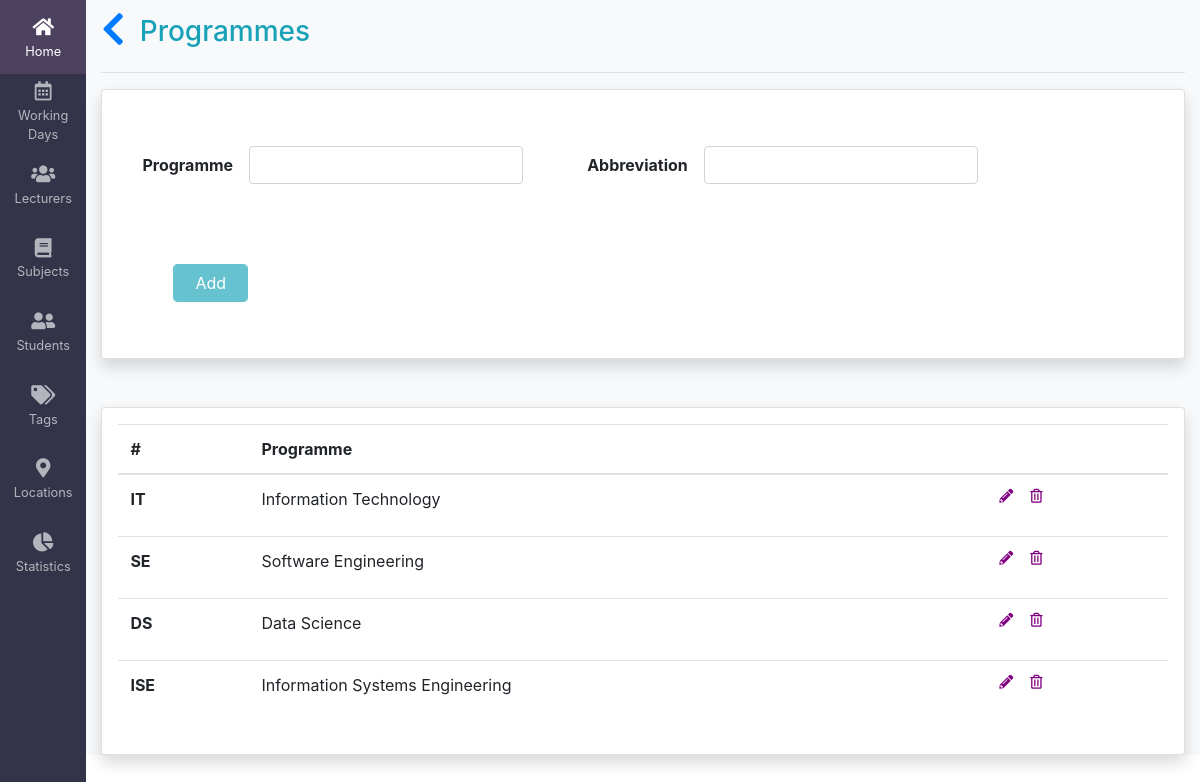
The app's page /programmes/ with its own data.
### timetable/models.py (models this page shows, shortened)
class Programme(models.Model):
    programme_name = models.CharField(max_length=100)
    programme_abbv = models.CharField(max_length=20, unique=True)

### timetable/views.py (the view)
# urls.py: path('programmes/', views.ProgrammesView.as_view(), name='programmes'),
class ProgrammesView(generic.ListView):
    model = Programme
    template_name = 'students/programmes.html'

### template/students/programmes.html (shortened to what this page needs)
{% extends 'base.html' %}
{% block content %}
<div class="container-fluid main bg-light">
    <div>
        <div class="bg-light text-info" style="padding: 15px 0px; font-weight: 900;">
            <h3><a href="{% url 'students' %}"><i class="fas fa-chevron-left fa-lg"></i></a>&nbsp; Programmes  </h3>
        </div>
        <hr style="margin-top: 0px; margin-left: 0rem; ">
        <div class="bg-light">
            <div class="card shadow p-3 mb-5 bg-white rounded">
                <form action="" class="form-inline" id="addProgramme">
                    <div class="form-group m-4">
                        <label class="text-black font-weight-bold" for="programmeId">Programme </label>
                        <input type="text" class="form-control m-3" id="programmeId" name="programme" />
                    </div>
                    <div class="form-group m-4">
                        <label class="font-weight-bold" for="abbreviationId">Abbreviation </label>
                        <input type="text" class="form-control m-3" id="abbreviationId" name="abbreviation"/>
                    </div>
                    <div class="col-md-2">
                        <div class="form-group m-4">
                            <input type="submit" id="iform" class="form-control m-3 btn btn-info btn-block" disabled="true" value="  Add  " />
                        </div>
                    </div>
                </form>
            </div>
            <div class="card shadow p-3 mb-5 bg-white rounded">
                <table class="table" id="programmeTable">
                    <thead>
                      <tr>
                        <th scope="col">#</th>
                        <th scope="col">Programme</th>
                        <th scope="col"></th>
                      </tr>
                    </thead>
                    <tbody>
                    {% for programme in programme_list %}
                      <tr id="pr-{{programme.id}}">
                        <th scope="row" class="proAbbv userData" name="pabbv">{{ programme.programme_abbv }}</th>
                        <td class="proName userData" name="pname">{{programme.programme_name}}</td>
                        <td><pre><span onClick="editProgramme({{programme.id}})" data-toggle="modal" data-target="#myModal"><i class="fas fa-pencil-alt" style="color:purple;"></i></span>  <span onclick="deleteProgramme({{programme.id}})"><i class="far fa-trash-alt" style="color:purple;"></i></span></h5></pre></td>
                      </tr>
                    {% endfor %}
                    </tbody>
                  </table>
            </div>
        </div>
    </div>
</div>
{% endblock %}

### template/base.html (style rules this page uses)
html, body { height: 100%; }
.main { background: #f3f2f1; min-height: 100%; margin-left: 5.4rem; width: calc(100% - 5.4rem); }
.card { background: #f3f2f1; }

### records on screen
Programme: programme_abbv "IT", programme_name "Information Technology"
Programme: programme_abbv "SE", programme_name "Software Engineering"
Programme: programme_abbv "DS", programme_name "Data Science"
Programme: programme_abbv "ISE", programme_name "Information Systems Engineering"
